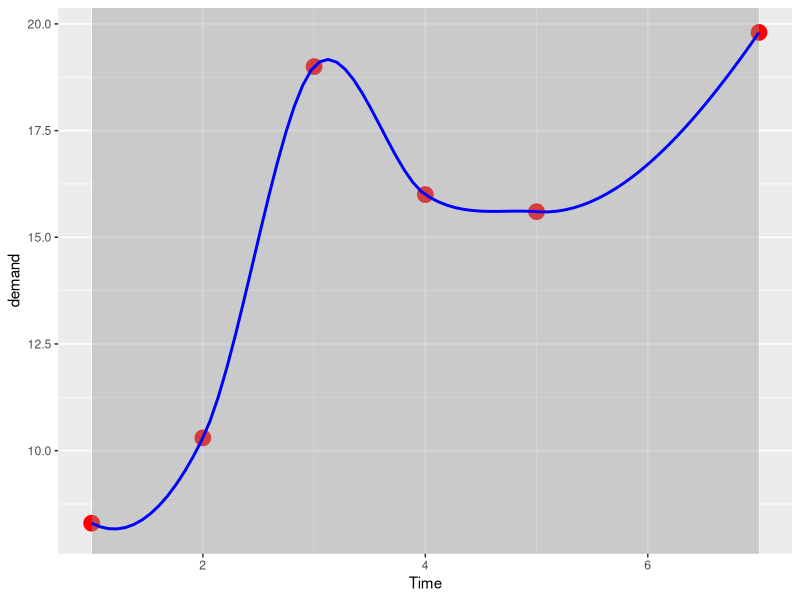

Write the R code that produced this figure.
library(ggplot2)
data()
View(BOD)
ggplot(data=BOD,mapping=aes(x=Time,y=demand))+
  geom_point(size=5,color="red")+
  geom_smooth(size=1,color="blue")

